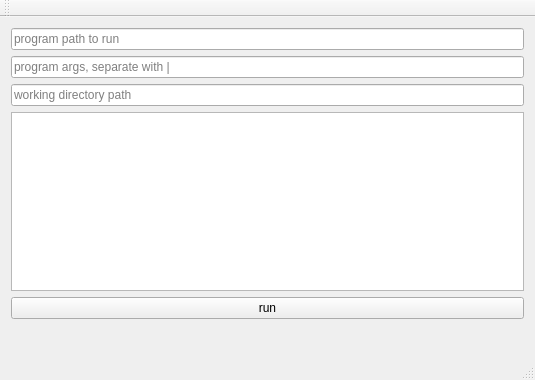
<?xml version="1.0" encoding="UTF-8"?>
<ui version="4.0">
 <class>MainWindow</class>
 <widget class="QMainWindow" name="MainWindow">
  <property name="geometry">
   <rect>
    <x>0</x>
    <y>0</y>
    <width>535</width>
    <height>380</height>
   </rect>
  </property>
  <property name="windowTitle">
   <string>MainWindow</string>
  </property>
  <widget class="QWidget" name="centralWidget">
   <layout class="QVBoxLayout" name="verticalLayout_2">
    <item>
     <layout class="QVBoxLayout" name="verticalLayout">
      <item>
       <widget class="QLineEdit" name="programPathLineEdit">
        <property name="placeholderText">
         <string>program path to run</string>
        </property>
       </widget>
      </item>
      <item>
       <widget class="QLineEdit" name="programArgsLineEdit">
        <property name="placeholderText">
         <string>program args, separate with |</string>
        </property>
       </widget>
      </item>
      <item>
       <widget class="QLineEdit" name="workingDirPathLineEdit">
        <property name="placeholderText">
         <string>working directory path</string>
        </property>
       </widget>
      </item>
      <item>
       <widget class="QTextEdit" name="logTextEdit"/>
      </item>
      <item>
       <widget class="QPushButton" name="pushButton">
        <property name="text">
         <string>run</string>
        </property>
       </widget>
      </item>
      <item>
       <spacer name="verticalSpacer">
        <property name="orientation">
         <enum>Qt::Vertical</enum>
        </property>
        <property name="sizeHint" stdset="0">
         <size>
          <width>20</width>
          <height>40</height>
         </size>
        </property>
       </spacer>
      </item>
     </layout>
    </item>
   </layout>
  </widget>
  <widget class="QMenuBar" name="menuBar">
   <property name="geometry">
    <rect>
     <x>0</x>
     <y>0</y>
     <width>535</width>
     <height>21</height>
    </rect>
   </property>
  </widget>
  <widget class="QToolBar" name="mainToolBar">
   <attribute name="toolBarArea">
    <enum>TopToolBarArea</enum>
   </attribute>
   <attribute name="toolBarBreak">
    <bool>false</bool>
   </attribute>
  </widget>
  <widget class="QStatusBar" name="statusBar"/>
 </widget>
 <layoutdefault spacing="6" margin="11"/>
 <resources/>
 <connections/>
</ui>
